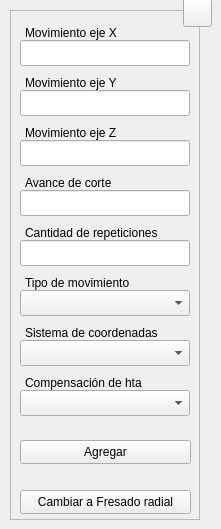
  <widget class="QWidget" name="centralwidget">
   <widget class="QFrame" name="frame">
    <property name="geometry">
     <rect>
      <x>10</x>
      <y>10</y>
      <width>190</width>
      <height>510</height>
     </rect>
    </property>
    <property name="sizePolicy">
     <sizepolicy hsizetype="Fixed" vsizetype="Fixed">
      <horstretch>0</horstretch>
      <verstretch>0</verstretch>
     </sizepolicy>
    </property>
    <property name="minimumSize">
     <size>
      <width>190</width>
      <height>510</height>
     </size>
    </property>
    <property name="maximumSize">
     <size>
      <width>190</width>
      <height>510</height>
     </size>
    </property>
    <property name="frameShape">
     <enum>QFrame::StyledPanel</enum>
    </property>
    <property name="frameShadow">
     <enum>QFrame::Raised</enum>
    </property>
    <widget class="QLineEdit" name="tbx_xin">
     <property name="geometry">
      <rect>
       <x>10</x>
       <y>30</y>
       <width>170</width>
       <height>26</height>
      </rect>
     </property>
     <property name="minimumSize">
      <size>
       <width>170</width>
       <height>0</height>
      </size>
     </property>
     <property name="maximumSize">
      <size>
       <width>170</width>
       <height>16777215</height>
      </size>
     </property>
     <property name="toolTip">
      <string>Digite la dimensión del movimiento en el eje X</string>
     </property>
     <property name="statusTip">
      <string/>
     </property>
     <property name="alignment">
      <set>Qt::AlignCenter</set>
     </property>
     <property name="placeholderText">
      <string/>
     </property>
    </widget>
    <widget class="QLabel" name="lbl_xin">
     <property name="enabled">
      <bool>true</bool>
     </property>
     <property name="geometry">
      <rect>
       <x>15</x>
       <y>10</y>
       <width>103</width>
       <height>26</height>
      </rect>
     </property>
     <property name="text">
      <string>Movimiento eje X</string>
     </property>
     <property name="buddy">
      <cstring>lbl_xin</cstring>
     </property>
    </widget>
    <widget class="QPushButton" name="btn_save">
     <property name="geometry">
      <rect>
       <x>10</x>
       <y>430</y>
       <width>171</width>
       <height>24</height>
      </rect>
     </property>
     <property name="sizePolicy">
      <sizepolicy hsizetype="Expanding" vsizetype="Expanding">
       <horstretch>0</horstretch>
       <verstretch>0</verstretch>
      </sizepolicy>
     </property>
     <property name="minimumSize">
      <size>
       <width>88</width>
       <height>0</height>
      </size>
     </property>
     <property name="toolTip">
      <string>Agregar los datos al programa CNC</string>
     </property>
     <property name="statusTip">
      <string/>
     </property>
     <property name="text">
      <string>Agregar</string>
     </property>
     <property name="shortcut">
      <string>Ctrl+S</string>
     </property>
     <property name="autoDefault">
      <bool>true</bool>
     </property>
    </widget>
    <widget class="QLabel" name="lbl_mov">
     <property name="enabled">
      <bool>true</bool>
     </property>
     <property name="geometry">
      <rect>
       <x>15</x>
       <y>260</y>
       <width>117</width>
       <height>26</height>
      </rect>
     </property>
     <property name="text">
      <string>Tipo de movimiento</string>
     </property>
     <property name="buddy">
      <cstring>lbl_mov</cstring>
     </property>
    </widget>
    <widget class="QComboBox" name="cbx_mov">
     <property name="geometry">
      <rect>
       <x>10</x>
       <y>280</y>
       <width>170</width>
       <height>26</height>
      </rect>
     </property>
     <property name="minimumSize">
      <size>
       <width>170</width>
       <height>26</height>
      </size>
     </property>
     <property name="maximumSize">
      <size>
       <width>170</width>
       <height>16777215</height>
      </size>
     </property>
     <property name="toolTip">
      <string>Seleccione el tipo de movimiento a ejecutar</string>
     </property>
    </widget>
    <widget class="QLineEdit" name="tbx_zin">
     <property name="geometry">
      <rect>
       <x>10</x>
       <y>130</y>
       <width>170</width>
       <height>26</height>
      </rect>
     </property>
     <property name="minimumSize">
      <size>
       <width>170</width>
       <height>0</height>
      </size>
     </property>
     <property name="maximumSize">
      <size>
       <width>170</width>
       <height>16777215</height>
      </size>
     </property>
     <property name="toolTip">
      <string>Digite la dimensión del movimiento en el eje Z</string>
     </property>
     <property name="statusTip">
      <string/>
     </property>
     <property name="alignment">
      <set>Qt::AlignCenter</set>
     </property>
     <property name="placeholderText">
      <string/>
     </property>
    </widget>
    <widget class="QLabel" name="lbl_zin">
     <property name="enabled">
      <bool>true</bool>
     </property>
     <property name="geometry">
      <rect>
       <x>15</x>
       <y>110</y>
       <width>103</width>
       <height>26</height>
      </rect>
     </property>
     <property name="text">
      <string>Movimiento eje Z</string>
     </property>
     <property name="buddy">
      <cstring>lbl_xin</cstring>
     </property>
    </widget>
    <widget class="QLineEdit" name="tbx_fed">
     <property name="geometry">
      <rect>
       <x>10</x>
       <y>180</y>
       <width>170</width>
       <height>26</height>
      </rect>
     </property>
     <property name="minimumSize">
      <size>
       <width>170</width>
       <height>0</height>
      </size>
     </property>
     <property name="maximumSize">
      <size>
       <width>170</width>
       <height>16777215</height>
      </size>
     </property>
     <property name="toolTip">
      <string>Digite la velocidad de avance de corte</string>
     </property>
     <property name="statusTip">
      <string/>
     </property>
     <property name="alignment">
      <set>Qt::AlignCenter</set>
     </property>
     <property name="placeholderText">
      <string/>
     </property>
    </widget>
    <widget class="QLabel" name="lbl_fed">
     <property name="enabled">
      <bool>true</bool>
     </property>
     <property name="geometry">
      <rect>
       <x>15</x>
       <y>160</y>
       <width>97</width>
       <height>26</height>
      </rect>
     </property>
     <property name="text">
      <string>Avance de corte</string>
     </property>
     <property name="buddy">
      <cstring>lbl_xin</cstring>
     </property>
    </widget>
    <widget class="QPushButton" name="btn_switch">
     <property name="geometry">
      <rect>
       <x>10</x>
       <y>480</y>
       <width>171</width>
       <height>24</height>
      </rect>
     </property>
     <property name="sizePolicy">
      <sizepolicy hsizetype="Expanding" vsizetype="Expanding">
       <horstretch>0</horstretch>
       <verstretch>0</verstretch>
      </sizepolicy>
     </property>
     <property name="minimumSize">
      <size>
       <width>88</width>
       <height>0</height>
      </size>
     </property>
     <property name="toolTip">
      <string>Cambia a la función indicada</string>
     </property>
     <property name="statusTip">
      <string/>
     </property>
     <property name="text">
      <string>Cambiar a Fresado radial</string>
     </property>
     <property name="shortcut">
      <string>Ctrl+Q</string>
     </property>
     <property name="autoDefault">
      <bool>true</bool>
     </property>
    </widget>
    <widget class="QLineEdit" name="tbx_yin">
     <property name="geometry">
      <rect>
       <x>10</x>
       <y>80</y>
       <width>170</width>
       <height>26</height>
      </rect>
     </property>
     <property name="minimumSize">
      <size>
       <width>170</width>
       <height>0</height>
      </size>
     </property>
     <property name="maximumSize">
      <size>
       <width>170</width>
       <height>16777215</height>
      </size>
     </property>
     <property name="toolTip">
      <string>Digite la dimensión del movimiento en el eje Y</string>
     </property>
     <property name="statusTip">
      <string/>
     </property>
     <property name="alignment">
      <set>Qt::AlignCenter</set>
     </property>
     <property name="placeholderText">
      <string/>
     </property>
    </widget>
    <widget class="QLabel" name="lbl_yin">
     <property name="enabled">
      <bool>true</bool>
     </property>
     <property name="geometry">
      <rect>
       <x>15</x>
       <y>60</y>
       <width>103</width>
       <height>26</height>
      </rect>
     </property>
     <property name="text">
      <string>Movimiento eje Y</string>
     </property>
     <property name="buddy">
      <cstring>lbl_xin</cstring>
     </property>
    </widget>
    <widget class="QComboBox" name="cbx_sys">
     <property name="geometry">
      <rect>
       <x>10</x>
       <y>330</y>
       <width>170</width>
       <height>26</height>
      </rect>
     </property>
     <property name="minimumSize">
      <size>
       <width>170</width>
       <height>26</height>
      </size>
     </property>
     <property name="maximumSize">
      <size>
       <width>170</width>
       <height>16777215</height>
      </size>
     </property>
     <property name="toolTip">
      <string>Seleccione el sistema de coordenadas a utilizar</string>
     </property>
    </widget>
    <widget class="QLabel" name="lbl_sys">
     <property name="enabled">
      <bool>true</bool>
     </property>
     <property name="geometry">
      <rect>
       <x>15</x>
       <y>310</y>
       <width>139</width>
       <height>26</height>
      </rect>
     </property>
     <property name="text">
      <string>Sistema de coordenadas</string>
     </property>
     <property name="buddy">
      <cstring>lbl_mov</cstring>
     </property>
    </widget>
    <widget class="QComboBox" name="cbx_com">
     <property name="geometry">
      <rect>
       <x>10</x>
       <y>380</y>
       <width>170</width>
       <height>26</height>
      </rect>
     </property>
     <property name="minimumSize">
      <size>
       <width>170</width>
       <height>26</height>
      </size>
     </property>
     <property name="maximumSize">
      <size>
       <width>170</width>
       <height>16777215</height>
      </size>
     </property>
     <property name="toolTip">
      <string>Seleccione el sentido de la compensación de herramienta</string>
     </property>
    </widget>
    <widget class="QLabel" name="lbl_com">
     <property name="enabled">
      <bool>true</bool>
     </property>
     <property name="geometry">
      <rect>
       <x>15</x>
       <y>360</y>
       <width>127</width>
       <height>26</height>
      </rect>
     </property>
     <property name="text">
      <string>Compensación de hta</string>
     </property>
     <property name="buddy">
      <cstring>lbl_mov</cstring>
     </property>
    </widget>
    <widget class="QLabel" name="lbl_rep">
     <property name="enabled">
      <bool>true</bool>
     </property>
     <property name="geometry">
      <rect>
       <x>15</x>
       <y>210</y>
       <width>142</width>
       <height>26</height>
      </rect>
     </property>
     <property name="text">
      <string>Cantidad de repeticiones</string>
     </property>
     <property name="buddy">
      <cstring>lbl_mov</cstring>
     </property>
    </widget>
    <widget class="QLineEdit" name="tbx_rep">
     <property name="geometry">
      <rect>
       <x>10</x>
       <y>230</y>
       <width>170</width>
       <height>26</height>
      </rect>
     </property>
     <property name="minimumSize">
      <size>
       <width>170</width>
       <height>0</height>
      </size>
     </property>
     <property name="maximumSize">
      <size>
       <width>170</width>
       <height>16777215</height>
      </size>
     </property>
     <property name="toolTip">
      <string>Digite la cantidad de repeticiones</string>
     </property>
     <property name="statusTip">
      <string/>
     </property>
     <property name="alignment">
      <set>Qt::AlignCenter</set>
     </property>
     <property name="placeholderText">
      <string/>
     </property>
    </widget>
    <zorder>tbx_xin</zorder>
    <zorder>lbl_xin</zorder>
    <zorder>btn_save</zorder>
    <zorder>cbx_mov</zorder>
    <zorder>lbl_mov</zorder>
    <zorder>tbx_zin</zorder>
    <zorder>lbl_zin</zorder>
    <zorder>tbx_fed</zorder>
    <zorder>lbl_fed</zorder>
    <zorder>btn_switch</zorder>
    <zorder>tbx_yin</zorder>
    <zorder>lbl_yin</zorder>
    <zorder>cbx_sys</zorder>
    <zorder>lbl_sys</zorder>
    <zorder>cbx_com</zorder>
    <zorder>lbl_com</zorder>
    <zorder>tbx_rep</zorder>
    <zorder>lbl_rep</zorder>
   </widget>
   <widget class="QToolButton" name="btn_help">
    <property name="geometry">
     <rect>
      <x>183</x>
      <y>-2</y>
      <width>29</width>
      <height>29</height>
     </rect>
    </property>
    <property name="font">
     <font>
      <pointsize>20</pointsize>
      <bold>true</bold>
     </font>
    </property>
    <property name="text">
     <string/>
    </property>
    <property name="icon">
     <iconset resource="../../resources/resources.qrc">
      <normaloff>:/icons/question.png</normaloff>:/icons/question.png</iconset>
    </property>
    <property name="iconSize">
     <size>
      <width>20</width>
      <height>20</height>
     </size>
    </property>
    <property name="shortcut">
     <string>F1</string>
    </property>
   </widget>
  </widget>
